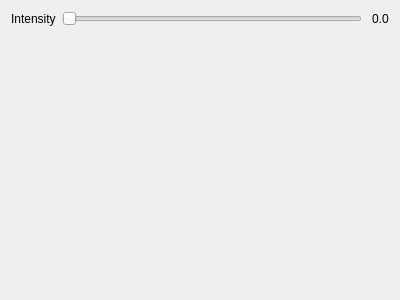
<?xml version="1.0" encoding="UTF-8"?>
<ui version="4.0">
 <class>LightPropertyWidget</class>
 <widget class="QWidget" name="LightPropertyWidget">
  <property name="geometry">
   <rect>
    <x>0</x>
    <y>0</y>
    <width>400</width>
    <height>300</height>
   </rect>
  </property>
  <property name="sizePolicy">
   <sizepolicy hsizetype="Preferred" vsizetype="Expanding">
    <horstretch>0</horstretch>
    <verstretch>0</verstretch>
   </sizepolicy>
  </property>
  <property name="windowTitle">
   <string>Form</string>
  </property>
  <layout class="QFormLayout" name="formLayout">
   <item row="0" column="0">
    <widget class="QLabel" name="intensity_">
     <property name="text">
      <string>Intensity</string>
     </property>
    </widget>
   </item>
   <item row="0" column="1">
    <layout class="QHBoxLayout" name="horizontalLayout">
     <property name="spacing">
      <number>10</number>
     </property>
     <item>
      <widget class="QSlider" name="intensity_sl">
       <property name="orientation">
        <enum>Qt::Horizontal</enum>
       </property>
      </widget>
     </item>
     <item>
      <widget class="QLabel" name="intensity_l">
       <property name="text">
        <string>0.0</string>
       </property>
      </widget>
     </item>
    </layout>
   </item>
  </layout>
 </widget>
 <resources/>
 <connections/>
</ui>
